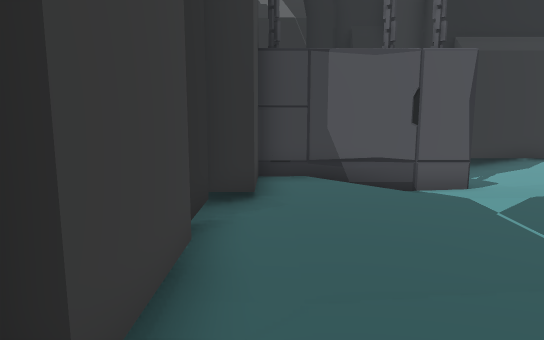
view 1 (above)

16 first-person views from a walk through a scene from a Unity 3-D project. The camera is 1.3 m above the floor, tilts 8° down and sees 75° across. The floor is counted in squares, 1 m on a side. Each view is taken from the middle of a square. On the plan, view 1 faces up. The plan holds only what a view shows up to about 15 squares ahead; the rest is blank. The place goes on beyond the plan. The player character is not drawn. Some animated figures are not drawn. Some surface patterns are stand-ins.

view 2
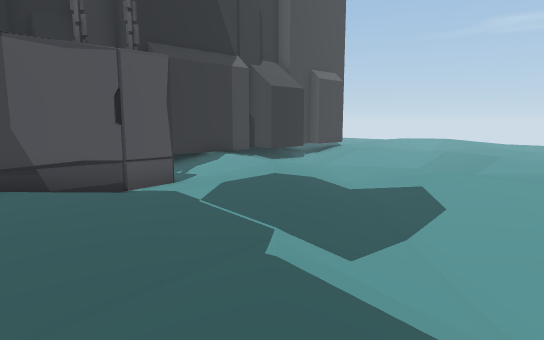

view 3
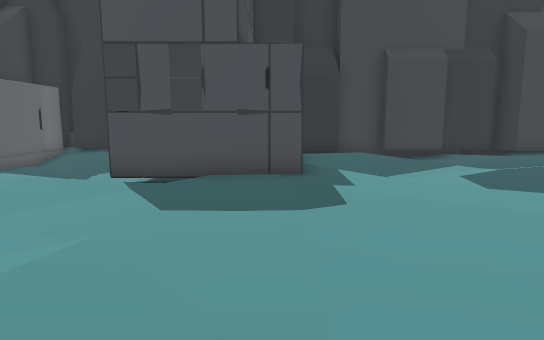

view 4
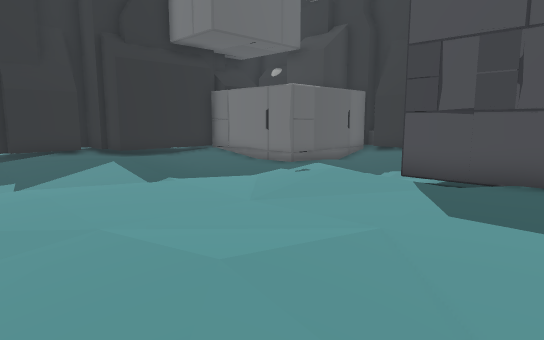

view 5
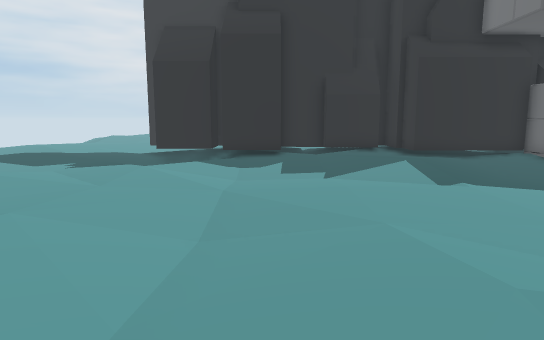

view 6
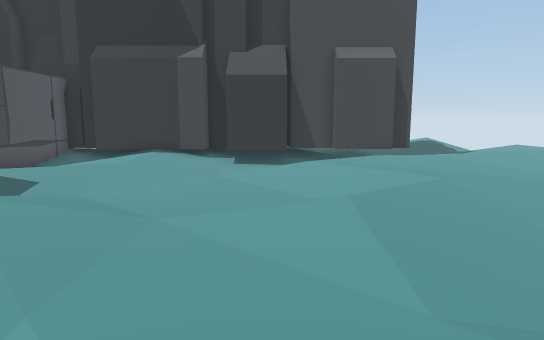

view 7
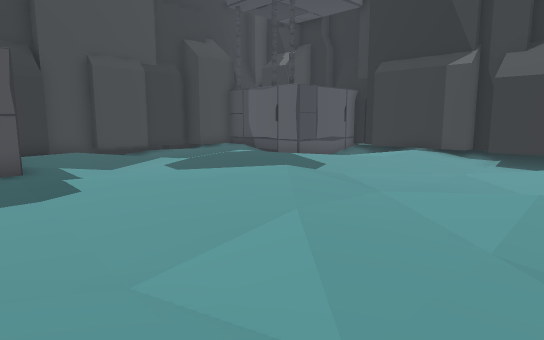

view 8
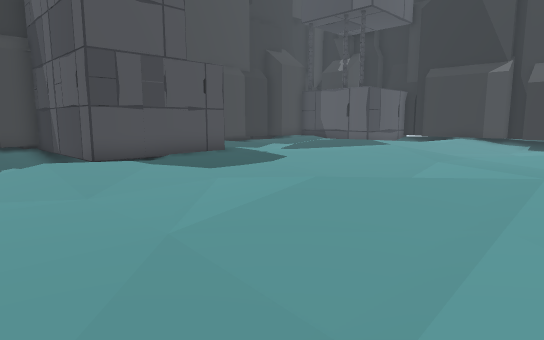

view 9
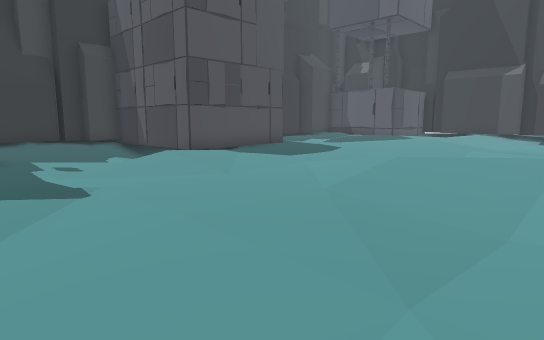

view 10
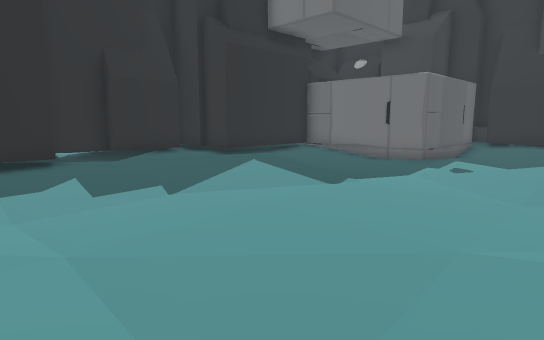

view 11
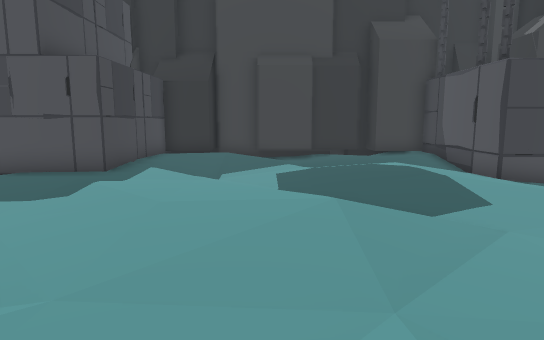

view 12
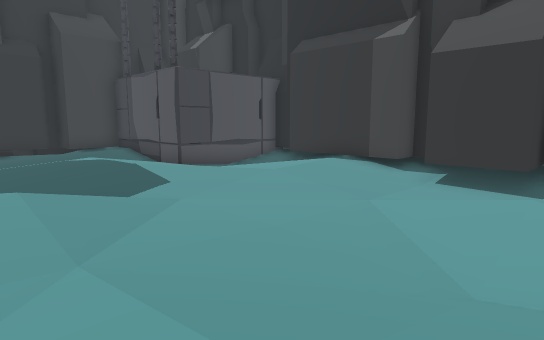

view 13
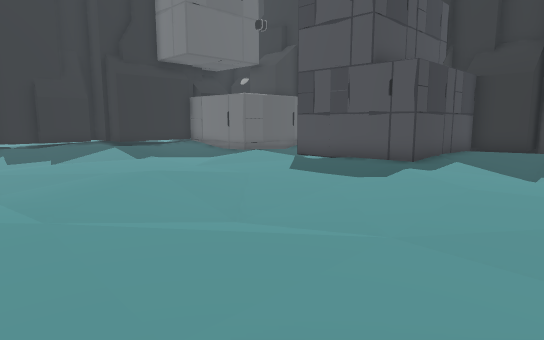

view 14
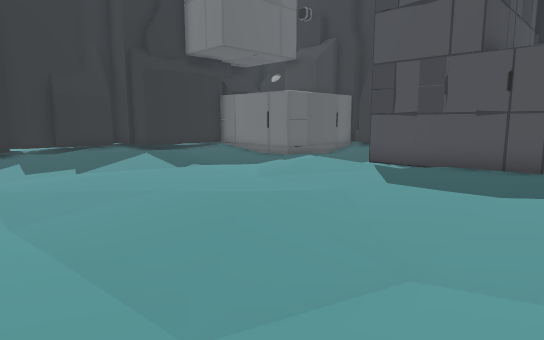

view 15
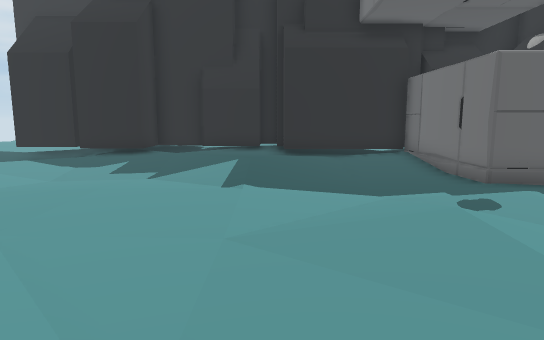

view 16
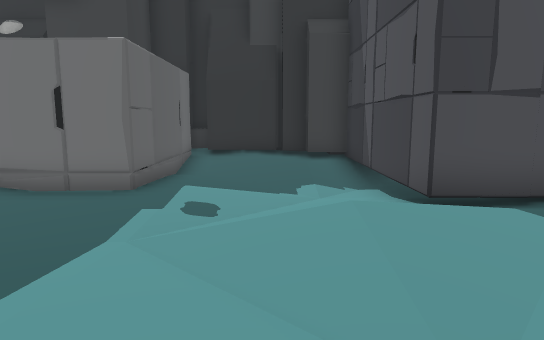

### Floor plan
Key: @ floor where view 1 was taken; # wall or solid block; . main floor; : floor 0.25 m higher than the main floor; - floor 0.25 m lower than the main floor; / step, stairs or slope; O other object.
Columns run from 4 left of view 1 to 15 right of it. Each row starts with its distance up from view 1.
 13          ##   ## ###
 12         O/########/
 11         O//////-##/
 10         O-//://--/
  9         O....//-///:
  8     OOO  ...://-///:
  7    ##::/.//://---///
  6   ##/:::::://-----//
  5    #.:::::////----//
  4    #...:://////..///
  3    #....//-////.//:/
  2   ##//://-//:::...:/
  1   #/ ://-//::::...:/
  0   #.@/////:::::..../
 -1   ###:///::::..//:::
 -2     OOOOOO::..////::
 -3          O:...-///::
 -4     OOO  O:...///:.:
 -5         OO:..///::..
 -6        OOO:...////..
 -7    #OOOOOO:....//.-/
 -8   ##.//-//:/.....---
 -9   #://---///.....--/
-10   #//-----/-......-.
-11 # #.--...---......-.
-12 # #OOOOO----//-----.
-13        O---////----/
-14        O.-//:://---/
-15        O../:::://///
-16        O.....:::.../
-17        #####.::/:###
-18            #####/###
-19             #  ###

Positions as (right, up) in squares from view 1, and headings:
1: (0, 0), facing up
2: (0, 0), facing up-right
3: (13, -3), facing left
4: (13, -3), facing down-left
5: (13, -3), facing down
6: (13, -2), facing up
7: (15, -4), facing up-left
8: (15, -10), facing up-left
9: (15, -13), facing up-left
10: (15, -7), facing down-left
11: (14, 2), facing left
12: (15, 2), facing up-left
13: (15, 2), facing down-left
14: (15, -1), facing down-left
15: (8, -4), facing down
16: (10, -9), facing left
